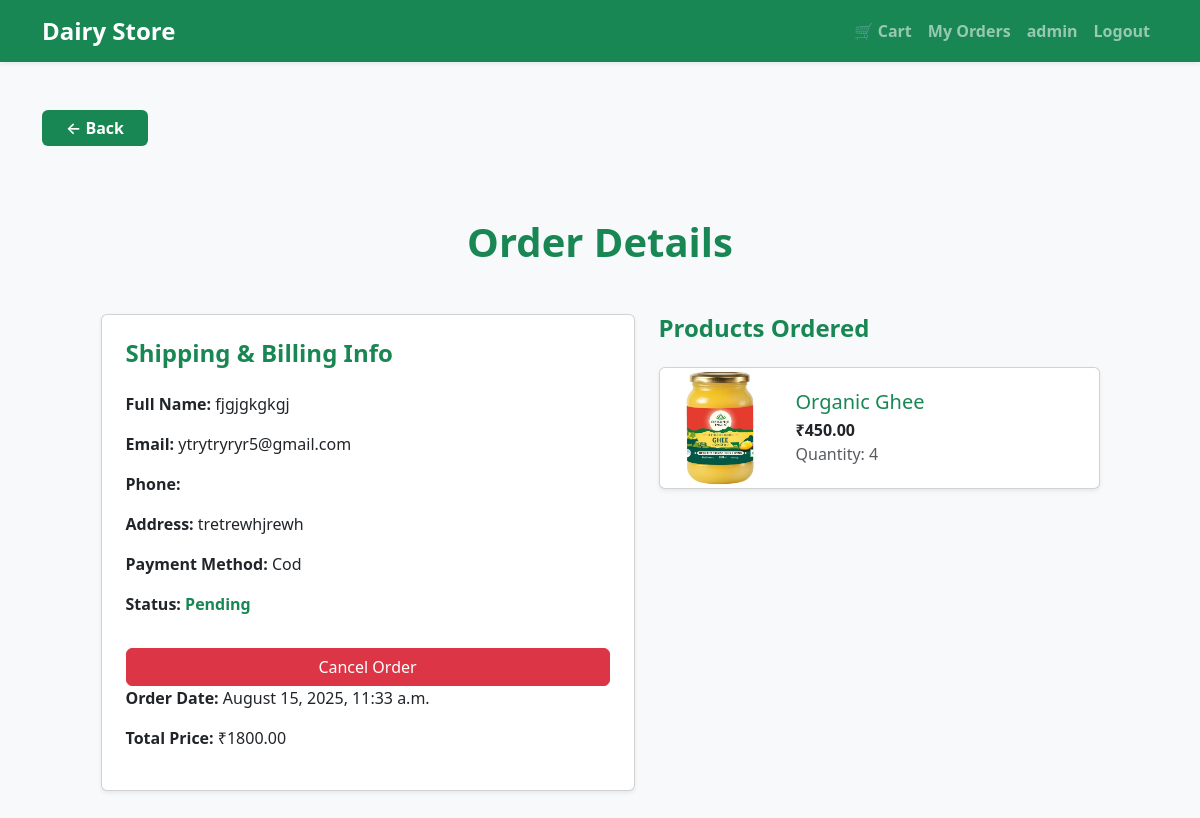
The page /orders/93/ (signed in) on the database its author committed.
### orders/models.py (models this page shows, shortened)
class Order(models.Model):
    STATUS_CHOICES = [
        ('Pending', 'Pending'),
        ('Processing', 'Processing'),
        ('Shipped', 'Shipped'),
        ('Delivered', 'Delivered'),
        ('Cancelled', 'Cancelled'),
    ]
    user = models.ForeignKey(User, on_delete=models.CASCADE)
    full_name = models.CharField(max_length=100)
    email = models.EmailField()
    phone = models.CharField(max_length=20)
    address = models.TextField()
    payment_method = models.CharField(max_length=50)  # e.g., 'cash on delivery', 'razorpay', etc.
    status = models.CharField(max_length=20, choices=STATUS_CHOICES, default='Pending')
    created_at = models.DateTimeField(auto_now_add=True)
    total_price = models.DecimalField(max_digits=10, decimal_places=2)
    is_cancelled = models.BooleanField(default=False)
    cancelled_at = models.DateTimeField(null=True, blank=True)
    cancellation_reason = models.TextField(null=True, blank=True)
    is_returned = models.BooleanField(default=False)
    returned_at = models.DateTimeField(null=True, blank=True)
    return_reason = models.TextField(null=True, blank=True)

class OrderItem(models.Model):
    order = models.ForeignKey(Order, related_name='items', on_delete=models.CASCADE)
    product = models.ForeignKey(Product, on_delete=models.CASCADE)
    quantity = models.PositiveIntegerField()
    price = models.DecimalField(max_digits=10, decimal_places=2)  # price per unit

### core/models.py (models this page shows, shortened)
class Product(models.Model):
    category = models.ForeignKey(Category, on_delete=models.CASCADE)
    name = models.CharField(max_length=100)
    description = models.TextField()
    price = models.DecimalField(max_digits=8, decimal_places=2)
    image = models.ImageField(upload_to='products/')

### orders/views.py (the view)
# urls.py: path('<int:order_id>/', views.order_detail, name='order_detail'),  # Added this
@login_required
def order_detail(request, order_id):
    order = get_object_or_404(Order, id=order_id, user=request.user)
    return render(request, 'orders/order_detail.html', {'order': order})

### cart/context_processors.py (called while the page is built)
def cart_totals(request):
    if request.user.is_authenticated:
        cart_items = CartItem.objects.filter(cart__user=request.user)
        total_amount = sum(item.product.price * item.quantity for item in cart_items)
        total_quantity = sum(item.quantity for item in cart_items)
        return {'cart_total_amount': total_amount, 'cart_total_quantity': total_quantity}
    return {}

### orders/templates/orders/order_detail.html (shortened to what this page needs)
{% extends "base.html" %}{% load static %} {% block title %}Order Details{% endblock %} {% block content %}
<div class="container py-5">
    <h1 class="text-center mb-5 fw-bold text-success">Order Details</h1>
    <div class="row g-4 justify-content-center">
        <div class="col-md-6">
            <div class="card card-hover shadow-sm h-100 p-4">
                <h4 class="mb-4 fw-bold text-success">Shipping & Billing Info</h4>
                <p><strong>Full Name:</strong> {{ order.full_name }}</p>
                <p><strong>Email:</strong> {{ order.email }}</p>
                <p><strong>Phone:</strong> {{ order.phone }}</p>
                <p><strong>Address:</strong> {{ order.address }}</p>
                <p><strong>Payment Method:</strong> {{ order.payment_method|capfirst }}</p>
                <p><strong>Status:</strong> <span class="text-success fw-semibold">{{ order.status }}</span></p>
                 {% if order.status == "Pending" and not order.is_cancelled %}
                <a href="{% url 'cancel_order' order.id %}" class="btn btn-danger mt-3">Cancel Order</a> {% elif order.status == "Delivered" and not order.is_returned %}
                <a href="{% url 'return_order' order.id %}" class="btn btn-warning mt-3">Return Order</a> {% endif %}
                <p><strong>Order Date:</strong> {{ order.created_at|date:"F j, Y, g:i a" }}</p>
                <p><strong>Total Price:</strong> ₹{{ order.total_price|floatformat:2 }}</p>
            </div>
        </div>
        <div class="col-md-5">
            <h4 class="mb-4 fw-bold text-success">Products Ordered</h4>
            {% if order.items.all %}
            <div class="row row-cols-1 g-3">
                {% for item in order.items.all %}
                <div class="col">
                    <div class="card card-hover shadow-sm h-100 d-flex flex-row align-items-center">
                        {% if item.product.image %}
                        <img src="{{ item.product.image.url }}" alt="{{ item.product.name }}" class="product-img rounded-start me-3" /> {% else %}
                        <img src="{% static 'images/no-image.png' %}" alt="No Image" class="product-img rounded-start me-3" /> {% endif %}
                        <div>
                            <h5 class="card-title text-success mb-1">{{ item.product.name }}</h5>
                            <p class="card-text fw-bold mb-0">₹{{ item.product.price }}</p>
                            <p class="card-text text-muted">Quantity: {{ item.quantity }}</p>
                        </div>
                    </div>
                </div>
                {% endfor %}
            </div>
            {% else %}
            <p class="text-muted text-center fs-5">No products found in this order.</p>
            {% endif %}
        </div>
    </div>
</div>
{% endblock content %}

### templates/base.html (shortened to what this page needs)
<!DOCTYPE html>
<html lang="en">
<head>
    <link href="https://cdn.jsdelivr.net/npm/bootstrap@5.3.3/dist/css/bootstrap.min.css" rel="stylesheet" />
</head>
<body>
    <nav class="navbar navbar-expand-lg navbar-dark navbar-bg-success shadow-sm">
        <div class="container">
            <a class="navbar-brand fw-bold fs-4" href="{% url 'home' %}">Dairy Store</a>
            <div class="collapse navbar-collapse" id="navbarNav">
                <ul class="navbar-nav ms-auto fw-semibold">
                    <li class="nav-item">
                        <a class="nav-link" href="{% url 'view_cart' %}">🛒 Cart</a>
                    </li>
                    <li class="nav-item">
                        <a class="nav-link" href="{% url 'order_history' %}">My Orders</a>
                    </li>
                    {% if user.is_authenticated %}
                    <li class="nav-item">
                        <a class="nav-link" href="#">{{ user.username }}</a>
                    </li>
                    <li class="nav-item">
                        <a class="nav-link" href="{% url 'logout' %}">Logout</a>
                    </li>
                    {% endif %}
                </ul>
            </div>
        </div>
    </nav>
    <main class="container my-5">
        <button class="btn-back mb-4" onclick="window.history.back()">
            &larr; Back
        </button> {% block content %}{% endblock %}
    </main>
</body>
</html>

### templates/base.html (style rules this page uses)
.navbar-bg-success { background-color: #198754 !important; }
.btn-back { background-color: #198754; color: white; border-radius: 0.375rem; padding: 0.375rem 1.5rem; font-weight: 600; transition: background-color 0.3s ease; border: none; cursor: pointer; }

### orders/templates/orders/order_detail.html (style rules this page uses)
body { background-color: #f8f9fa; }
.card-hover { transition: transform 0.2s ease, box-shadow 0.2s ease; }
.product-img { height: 120px; object-fit: cover; width: 120px; }

### rows shown on the page
Order: full_name "fjgjgkgkgj", email "ytrytryryr5@gmail.com", address "tretrewhjrewh", payment_method "Cod", status "Pending", created_at "August 15, 2025, 11:33 a.m.", total_price "1800.00"
OrderItem: product.image (picture), product.name "Organic Ghee", product.price "450.00", quantity "4"

### other values the page prints
{{ user.username }} "admin"
